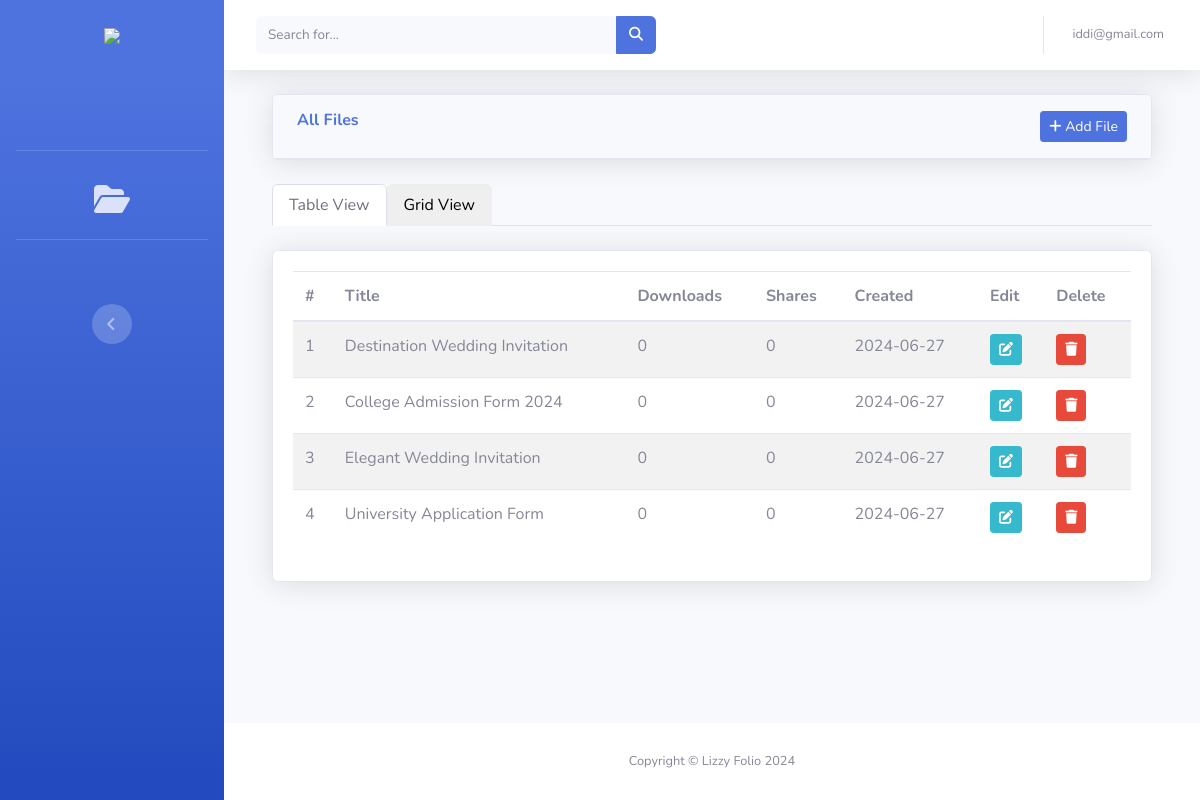
The page /admin-app/all-files/ (signed in) on the database as committed earlier.
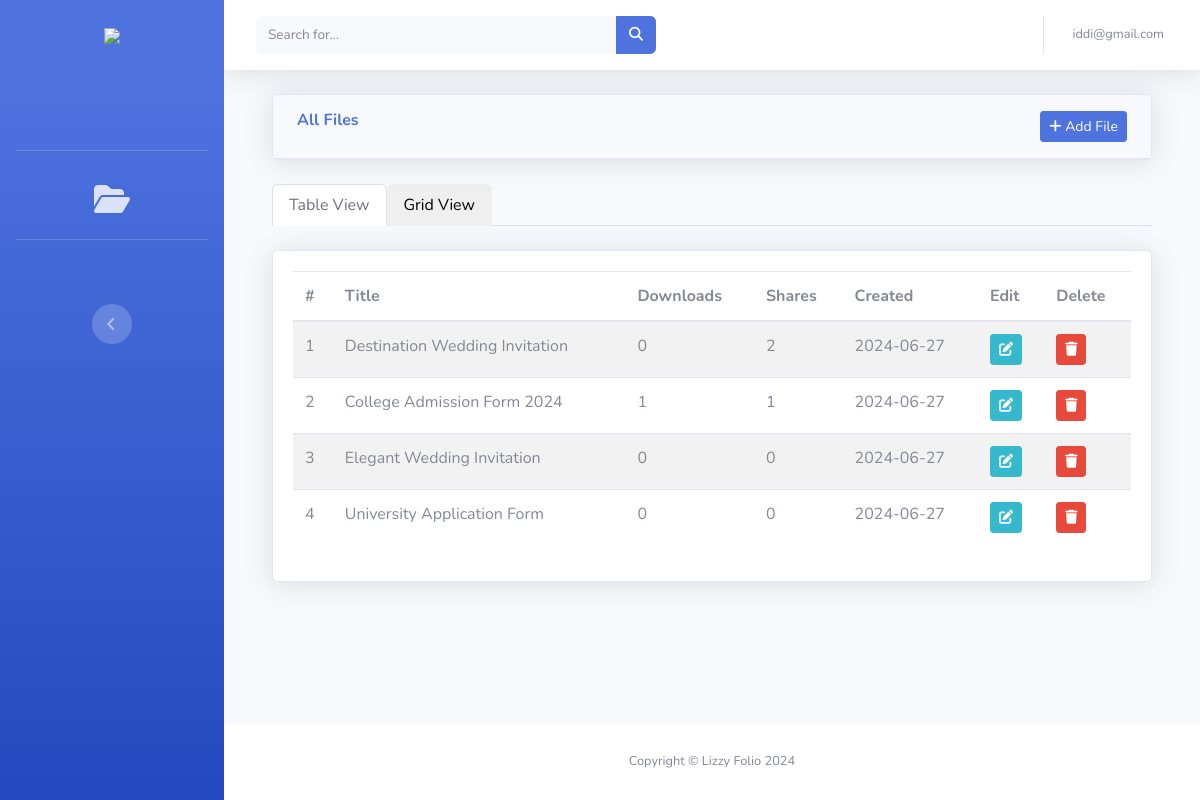
The same page on the database as committed later.
### adminapp/models.py (models this page shows, shortened)
class FileModel(models.Model):
    title = models.CharField(max_length=255, blank=False, null=False)
    slug = models.SlugField()
    description = models.TextField()
    upload_by = models.ForeignKey(CustomUser, on_delete=models.CASCADE, related_name='admin')
    file = models.FileField(upload_to='files/', null=True, blank=True, validators=[FileExtensionValidator(allowed_extensions=['png', 'pdf', 'jpg', 'jpeg', 'docx'])])
    download_count = models.PositiveIntegerField(default=0)
    email_count = models.PositiveIntegerField(default=0)
    created = models.DateTimeField(auto_now_add=True, auto_now=False)
    updated = models.DateTimeField(auto_now_add=False, auto_now=True)
    class Meta:
        ordering = ['-created']

### adminapp/views.py (the view)
# urls.py: path('all-files/', view=views.filePage, name="all-files"),
@login_required(login_url='login')
def filePage(request):
    if request.user.is_staff == False:
        return redirect('home')
    title = "Lizzy File Server All Files"
    form = FileForm()
    files = FileModel.objects.all()
    context = {"title": title, "form": form, "files": files}
    return render(request=request, template_name='admin/files.html', context=context)

### adminapp/forms.py (shortened to what this page needs)
class FileForm(forms.ModelForm):
    title = forms.CharField(label="Title", widget=forms.TextInput(attrs={"class": "form-control", "placeholder": "Enter file title"}))
    description = forms.CharField(widget=forms.Textarea(attrs={"class": "form-control", "placeholder": "Enter description"}))
    file = forms.FileField(widget=forms.FileInput(attrs={"class":"form-control", "rows":5}))
    class Meta:
        model = FileModel
        fields = ['title', 'description', 'file']

### adminapp/templates/admin/files.html (shortened to what this page needs)
{% extends 'base.html' %}
{% load static %}
{% block content %}
    <div class="container-fluid my-3">
        <div class="row mb-4">
            <div class="col-sm-12 col-md-12">
                <div class="card shadow">
                    <div class="card-header py-3">
                        <div class="row px-3">
                            <h6 class="m-0 font-weight-bold text-primary">All Files</h6>
                            <h6 class="m-0 font-weight-bold text-primary ml-auto"><a href="#" class="btn btn-primary btn-sm" data-toggle="modal" data-target="#fileModal"><i class="fa fa-plus" aria-hidden="true"></i> Add File</a></h6>
                        </div>
                    </div>
                </div>
            </div>
        </div>
        <nav>
            <div class="nav nav-tabs" id="nav-tab" role="tablist">
              <button class="nav-link active" id="nav-home-tab" data-bs-toggle="tab" data-bs-target="#nav-home" type="button" role="tab" aria-controls="nav-home" aria-selected="true">Table View</button>
              <button class="nav-link" id="nav-profile-tab" data-bs-toggle="tab" data-bs-target="#nav-profile" type="button" role="tab" aria-controls="nav-profile" aria-selected="false">Grid View</button>
            </div>
          </nav>
          <div class="tab-content" id="nav-tabContent">
            <div class="tab-pane fade show active" id="nav-home" role="tabpanel" aria-labelledby="nav-home-tab" tabindex="0">
                <div class="card shadow mb-4 mt-4">
                    <div class="card-body">
                        <div class="table-responsive">
                            <table class="table table-striped" id="dataTable" width="100%" cellspacing="0">
                                <thead>
                                    <tr>
                                        <th>#</th>
                                        <th>Title</th>
                                        <th>Downloads</th>
                                        <th>Shares</th>
                                        <th>Created</th>
                                        <th>Edit</th>
                                        <th>Delete</th>
                                    </tr>
                                </thead>
                                <tbody>
                                    {% for file in files %}
                                        <tr>
                                            <td>{{ forloop.counter }}</td>
                                            <td>{{ file.title|title }}</td>
                                            <td>{{ file.download_count }}</td>
                                            <td>{{ file.email_count }}</td>
                                            <td>{{ file.created|date:'Y-m-d' }}</td>
                                            <td><a href="#" class="btn btn-sm btn-info" data-toggle="modal" data-target="#EditfileModal{{file.id}}"><i class="fa fa-edit"></i></a></td>
                                            <td><a href="#" data-toggle="modal" data-target="#deleteModal{{file.id}}" class="btn btn-danger btn-sm"><i class="fa fa-trash"></i></a></td>
                                        </tr>
                                    {% empty %}
                                        <tr>
                                            <td colspan="8" class="m-4">
                                                <h3 class="text-center text-danger" style="font-weight: bold;">No item found!</h3>
                                            </td>
                                        </tr>
                                    {% endfor %}
                                </tbody>
                            </table>
                        </div>
                    </div>
                </div>
            </div>
          </div>
    </div>
{% endblock content %}

Rows that differ between the two databases and show on the page:
changed FileModel "Destination Wedding Invitation": email_count "0" → "2"
changed FileModel "College Admission Form 2024": download_count "0" → "1"; email_count "0" → "1"
